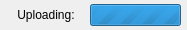
<?xml version="1.0" encoding="UTF-8"?>
<ui version="4.0">
 <class>UploadingToolbarForm</class>
 <widget class="QWidget" name="UploadingToolbarForm">
  <property name="geometry">
   <rect>
    <x>0</x>
    <y>0</y>
    <width>187</width>
    <height>28</height>
   </rect>
  </property>
  <property name="windowTitle">
   <string>Form</string>
  </property>
  <layout class="QVBoxLayout" name="uploadingToolbarFormLayout">
   <property name="spacing">
    <number>0</number>
   </property>
   <property name="leftMargin">
    <number>0</number>
   </property>
   <property name="topMargin">
    <number>0</number>
   </property>
   <property name="rightMargin">
    <number>0</number>
   </property>
   <property name="bottomMargin">
    <number>0</number>
   </property>
   <item alignment="Qt::AlignHCenter|Qt::AlignVCenter">
    <widget class="QWidget" name="widget" native="true">
     <property name="styleSheet">
      <string notr="true"/>
     </property>
     <layout class="QGridLayout" name="gridLayout">
      <property name="leftMargin">
       <number>4</number>
      </property>
      <property name="topMargin">
       <number>4</number>
      </property>
      <property name="rightMargin">
       <number>4</number>
      </property>
      <property name="bottomMargin">
       <number>4</number>
      </property>
      <property name="horizontalSpacing">
       <number>2</number>
      </property>
      <item row="0" column="1" colspan="2">
       <spacer name="verticalSpacer">
        <property name="orientation">
         <enum>Qt::Vertical</enum>
        </property>
        <property name="sizeHint" stdset="0">
         <size>
          <width>20</width>
          <height>1</height>
         </size>
        </property>
       </spacer>
      </item>
      <item row="1" column="2">
       <widget class="QProgressBar" name="progressBar">
        <property name="sizePolicy">
         <sizepolicy hsizetype="Fixed" vsizetype="Fixed">
          <horstretch>0</horstretch>
          <verstretch>0</verstretch>
         </sizepolicy>
        </property>
        <property name="styleSheet">
         <string notr="true"/>
        </property>
        <property name="maximum">
         <number>0</number>
        </property>
        <property name="value">
         <number>-1</number>
        </property>
        <property name="alignment">
         <set>Qt::AlignBottom|Qt::AlignLeading|Qt::AlignLeft</set>
        </property>
        <property name="textVisible">
         <bool>true</bool>
        </property>
       </widget>
      </item>
      <item row="1" column="0">
       <widget class="QPushButton" name="pushButton">
        <property name="text">
         <string>Uploading:</string>
        </property>
        <property name="flat">
         <bool>true</bool>
        </property>
       </widget>
      </item>
     </layout>
    </widget>
   </item>
  </layout>
 </widget>
 <resources/>
 <connections/>
</ui>
